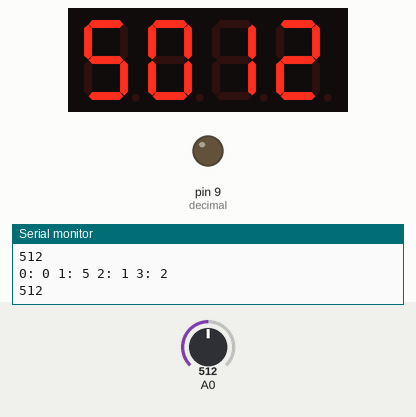
The sketch below on a simulated Arduino Uno, built with avr-gcc and run on an emulated ATmega328P. Parts: 4-digit seven-segment display, output pins drawn as LEDs (lit = HIGH), the last lines printed to the serial monitor. Wiring (inferred from the names in the program): 4-digit 7-segment display, segments lit when HIGH: segments pin 6, pin 5, pin 10, pin 2, pin 3, pin 7, pin 11; digit selects pin 4, pin 8, pin 12, pin 13. Inputs (shaded band) come from the test bench; at power-on: A0 = 512. The segment pins are drawn as the display they are named for; pins used as bus, display or sensor lines are not drawn.

Above: at 1.2 s.
1.3 s: A0 set to 547
At 2.5 s:
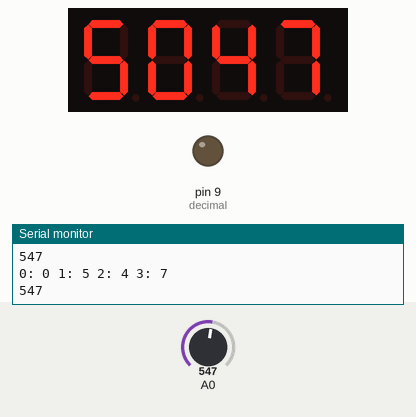
2.8 s: A0 set to 560
At 3.6 s:
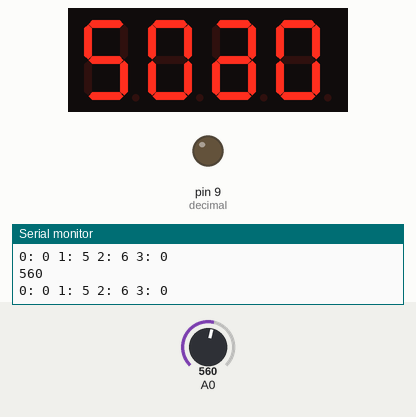
4.3 s: A0 set to 1023
At 5.5 s:
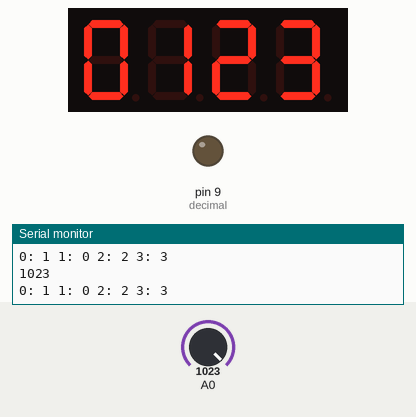
5.9 s: A0 set to 989
At 6.6 s:
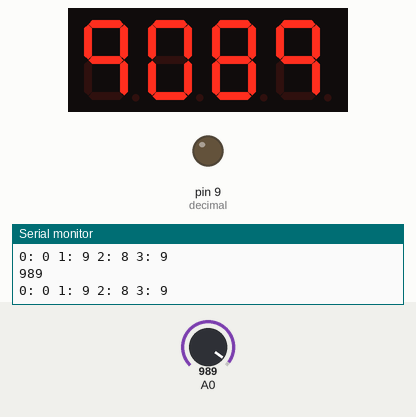
Timing chart, 0 to 8.5 s (numbered marks = the images above; inputs shaded):
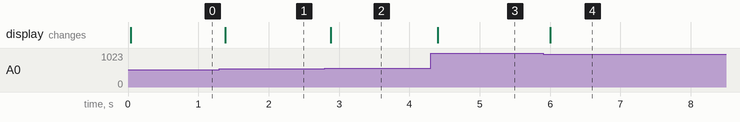

The sketch:

LED_display.ino
```cpp
int segA=6;
int segB=5;
int segC=10;
int segD=2;
int segE=3;
int segF=7;
int segG=11;
int decimal=9;
int firstDig=4;
int secondDig=8;
int thirdDig=13;
int fourthDig=12;
int an0Val=0;
int dig0=0;
int dig1=0;
int dig2=0;
int dig3=0;

void setup() {
  // put your setup code here, to run once:
  Serial.begin(9600);
  pinMode(segA,OUTPUT);
  pinMode(segB,OUTPUT);
  pinMode(segC,OUTPUT);
  pinMode(segD,OUTPUT);
  pinMode(segE,OUTPUT);
  pinMode(segF,OUTPUT);
  pinMode(segG,OUTPUT);
  pinMode(decimal,OUTPUT);
  pinMode(firstDig,OUTPUT);
  pinMode(secondDig,OUTPUT);
  pinMode(thirdDig,OUTPUT);
  pinMode(fourthDig,OUTPUT);
}
//n is digit k is placement dp is decimal point init at false
void displayNum(int n,int k,bool dp=false){
  if(k==0){
    digitalWrite(firstDig,0);
    digitalWrite(secondDig,1);
    digitalWrite(thirdDig,0);
    digitalWrite(fourthDig,0);
  }
  else if(k==1){
    digitalWrite(firstDig,1);
    digitalWrite(secondDig,0);
    digitalWrite(thirdDig,0);
    digitalWrite(fourthDig,0);
  }
  else if(k==2){
    digitalWrite(firstDig,0);
    digitalWrite(secondDig,0);
    digitalWrite(thirdDig,0);
    digitalWrite(fourthDig,1);
  }
  else if(k==3){
    digitalWrite(firstDig,0);
    digitalWrite(secondDig,0);
    digitalWrite(thirdDig,1);
    digitalWrite(fourthDig,0);
  }
  digitalWrite(segA,0);
  digitalWrite(segB,0);
  digitalWrite(segC,0);
  digitalWrite(segD,0);
  digitalWrite(segE,0);
  digitalWrite(segF,0);
  digitalWrite(segG,0);
  if(dp){
    digitalWrite(decimal,1);
  }
  else{
    digitalWrite(decimal,0);
  }
  if(n==1){
    digitalWrite(segC,1);
    digitalWrite(segB,1);
  }
  else if(n==2){
    digitalWrite(segA,1);
    digitalWrite(segB,1);
    digitalWrite(segG,1);
    digitalWrite(segE,1);
    digitalWrite(segD,1);
  }
  else if(n==3){
    digitalWrite(segA,1);
    digitalWrite(segB,1);
    digitalWrite(segC,1);
    digitalWrite(segD,1);
    digitalWrite(segG,1);
  }
  else if(n==4){
    digitalWrite(segC,1);
    digitalWrite(segB,1);
    digitalWrite(segG,1);
    digitalWrite(segF,1);
  }
  else if(n==5){
    digitalWrite(segA,1);
    digitalWrite(segF,1);
    digitalWrite(segG,1);
    digitalWrite(segC,1);
    digitalWrite(segD,1);
  }
  else if(n==6){
    digitalWrite(segA,1);
    digitalWrite(segB,1);
    digitalWrite(segG,1);
    digitalWrite(segE,1);
    digitalWrite(segD,1);
    digitalWrite(segC,1);
  }
  else if(n==7){
    digitalWrite(segA,1);
    digitalWrite(segB,1);
    digitalWrite(segC,1);
  }
  else if(n==8){
    digitalWrite(segA,1);
    digitalWrite(segB,1);
    digitalWrite(segC,1);
    digitalWrite(segD,1);
    digitalWrite(segE,1);
    digitalWrite(segF,1);
    digitalWrite(segG,1);
  }
  else if(n==9){
    digitalWrite(segA,1);
    digitalWrite(segB,1);
    digitalWrite(segC,1);
    digitalWrite(segF,1);
    digitalWrite(segG,1);
  }
  else if(n==0){
    digitalWrite(segA,1);
    digitalWrite(segB,1);
    digitalWrite(segC,1);
    digitalWrite(segD,1);
    digitalWrite(segE,1);
    digitalWrite(segF,1);
  }
  delay(5);
}

void loop() {
  // put your main code here, to run repeatedly:
  an0Val=analogRead(0);
  Serial.println(an0Val);
  dig0=an0Val/1000;
  dig1=(an0Val/100)%10;
  dig2=(an0Val/10)%10;
  dig3=an0Val%10;
  Serial.print("0: ");
  Serial.print(dig0);
  Serial.print(" 1: ");
  Serial.print(dig1);
  Serial.print(" 2: ");
  Serial.print(dig2);
  Serial.print(" 3: ");
  Serial.print(dig3);
  Serial.print('\n');
  displayNum(dig0,0);
  displayNum(dig1,1);
  displayNum(dig2,2);
  displayNum(dig3,3);
}
```

Measured:
- the behaviour switches between 559 and 560 on A0 (found by bisection; images 1 and 2)
- after the input at 1.3 s, the display: changes after 0.08 s (image 1)
- after the input at 2.8 s, the display: changes after 0.08 s (image 2)
- after the input at 4.3 s, the display: changes after 0.10 s (image 3)
- after the input at 5.9 s, the display: changes after 0.10 s (image 4)
